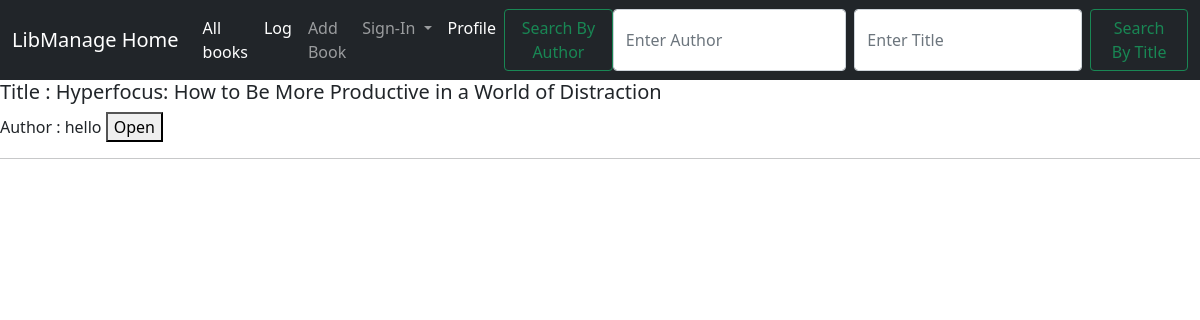
Page /all_books on the earlier database version.
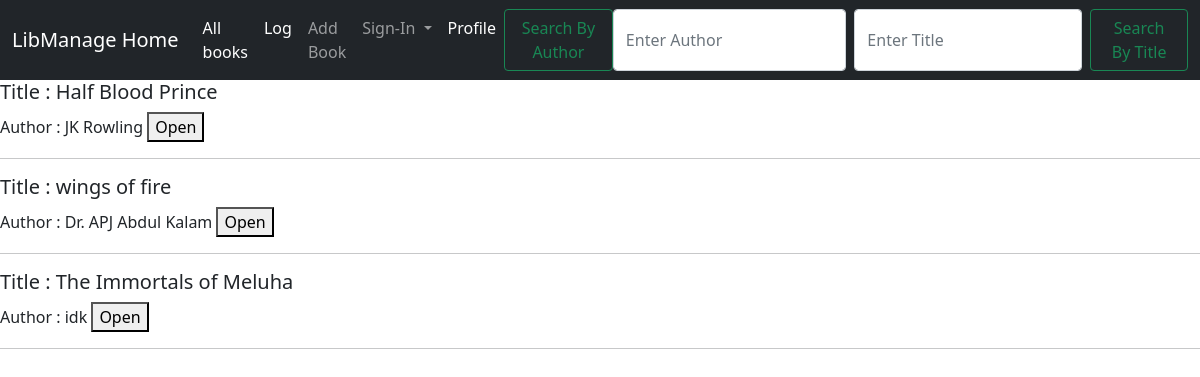
Same page on the later database version.
### home/models.py (models this page shows, shortened)
class Book(models.Model):
    title = models.CharField(max_length=200)
    ISBN = models.CharField(max_length=100)
    author = models.CharField(max_length=200)
    publication = models.CharField(max_length=200)
    genre = models.CharField(max_length=50,
                  choices=GENRES,
                  default="Fiction")
    available = models.CharField(max_length=15,
                  choices=STOCK,
                  default="Available")
    quantity = models.IntegerField(default=0)
    summary = models.TextField()
    objects = models.Manager() # this is written because VSC was giving error that class has no objcts

### home/views.py (the view)
# urls.py: path('all_books', views.all_books, name='all_books'),
def all_books(request):
    allBooks=Book.objects.all() #fetching all books in database
    context = {
        'allBooks':allBooks
    }
    return render(request, 'all_books.html', context) #rendering page displaying all books

### templates/all_books.html (shortened to what this page needs)
{% extends 'base.html' %}
{% block body %}
    {% if allBooks %}
        {% for bookitem in allBooks %}
            <form action='\bookpage' method='get'>
                <h5>Title : {{bookitem.title}}</h5>
                <p>Author : {{bookitem.author}}
                <button type='submit'>Open</button>
                </p>
                <hr>
            </form>
        {%endfor%}
    {% else %}
        <h4>No books in library</h4>
    {% endif %}
{% endblock body %}

Differences in the rows shown:
removed Book: title "Hyperfocus: How to Be More Productive in a World of Distraction", author "hello"
added Book: title "Half Blood Prince", author "JK Rowling"
added Book: title "wings of fire", author "Dr. APJ Abdul Kalam"
added Book: title "The Immortals of Meluha", author "idk"
